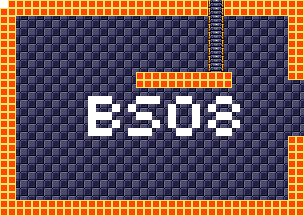

A level layout from a 2D game, rendered from its tile map. Below: a short description, then the map file with tile-grid data replaced by summaries:
An orthogonal 38x27 tile map with 8x8 px tiles, 4 tile layers (background, foreground, room numbers, Objects), 15 tilesets.

<map version="1.5" tiledversion="1.7.1" orientation="orthogonal" renderorder="right-down" width="38" height="27" tilewidth="8" tileheight="8" infinite="0" nextlayerid="11" nextobjectid="1">
 <tileset firstgid="1" source="tilesheets/tsKarniMata.tsx" />
 <tileset firstgid="1025" source="tilesheets/tsVoodooWasp.tsx" />
 <tileset firstgid="2049" source="tilesheets/tsBurial.tsx" />
 <tileset firstgid="3073" source="tilesheets/tsBlueTemple.tsx" />
 <tileset firstgid="4097" source="tilesheets/tsGoddess.tsx" />
 <tileset firstgid="5121" source="tilesheets/tsKonark.tsx" />
 <tileset firstgid="6145" name="sEnemies" tilewidth="8" tileheight="8" tilecount="1024" columns="32">
  <image source="../grapx/tilesheets/sObjects.bmp" trans="ff94ff" width="256" height="256" />
 </tileset>
 <tileset firstgid="7169" source="tilesheets/tsIceTemple.tsx" />
 <tileset firstgid="8193" source="tilesheets/tsLavaArea.tsx" />
 <tileset firstgid="9217" source="tilesheets/tsBossArea.tsx" />
 <tileset firstgid="10241" source="tilesheets/tsPegu.tsx" />
 <tileset firstgid="11265" source="tilesheets/sTiwanakuTemple.tsx" />
 <tileset firstgid="12289" source="tilesheets/sIndraTemple.tsx" />
 <tileset firstgid="13313" source="tilesheets/sTeleport.tsx" />
 <tileset firstgid="14337" source="tilesheets/sObjects.tsx" />
 <layer id="2" name="background" width="38" height="27">
  <data>[1026 cells, 1026 non-empty, 2 distinct tile ids]</data>
 </layer>
 <layer id="1" name="foreground" width="38" height="27">
  <data>[1026 cells, 268 non-empty, 3 distinct tile ids]</data>
 </layer>
 <layer id="7" name="room numbers" width="38" height="27">
  <data>[1026 cells, 44 non-empty, 1 distinct tile ids]</data>
 </layer>
 <layer id="10" name="Objects" width="38" height="27">
  <data>[1026 cells, 0 non-empty, 0 distinct tile ids]</data>
 </layer>
</map>
